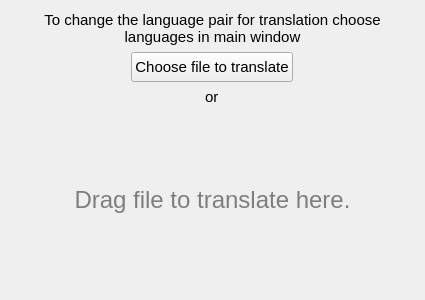
<?xml version="1.0" encoding="UTF-8"?>
<ui version="4.0">
 <class>FileDialog</class>
 <widget class="QWidget" name="FileDialog">
  <property name="geometry">
   <rect>
    <x>0</x>
    <y>0</y>
    <width>425</width>
    <height>300</height>
   </rect>
  </property>
  <property name="sizePolicy">
   <sizepolicy hsizetype="Fixed" vsizetype="Fixed">
    <horstretch>0</horstretch>
    <verstretch>0</verstretch>
   </sizepolicy>
  </property>
  <property name="maximumSize">
   <size>
    <width>16777215</width>
    <height>16777215</height>
   </size>
  </property>
  <property name="windowTitle">
   <string>Document translation</string>
  </property>
  <property name="windowIcon">
   <iconset resource="application.qrc">
    <normaloff>:/images/Apertium_box_white_small.png</normaloff>:/images/Apertium_box_white_small.png</iconset>
  </property>
  <layout class="QVBoxLayout" name="verticalLayout">
   <item>
    <widget class="QLabel" name="label">
     <property name="sizePolicy">
      <sizepolicy hsizetype="Preferred" vsizetype="Fixed">
       <horstretch>0</horstretch>
       <verstretch>0</verstretch>
      </sizepolicy>
     </property>
     <property name="font">
      <font>
       <pointsize>11</pointsize>
      </font>
     </property>
     <property name="text">
      <string>To change the language pair for translation choose languages in main window</string>
     </property>
     <property name="alignment">
      <set>Qt::AlignCenter</set>
     </property>
     <property name="wordWrap">
      <bool>true</bool>
     </property>
    </widget>
   </item>
   <item alignment="Qt::AlignHCenter">
    <widget class="QPushButton" name="browseBtn">
     <property name="sizePolicy">
      <sizepolicy hsizetype="Expanding" vsizetype="Expanding">
       <horstretch>0</horstretch>
       <verstretch>0</verstretch>
      </sizepolicy>
     </property>
     <property name="minimumSize">
      <size>
       <width>0</width>
       <height>0</height>
      </size>
     </property>
     <property name="maximumSize">
      <size>
       <width>215</width>
       <height>30</height>
      </size>
     </property>
     <property name="font">
      <font>
       <pointsize>11</pointsize>
      </font>
     </property>
     <property name="text">
      <string>Choose file to translate</string>
     </property>
    </widget>
   </item>
   <item alignment="Qt::AlignHCenter">
    <widget class="QLabel" name="label_2">
     <property name="sizePolicy">
      <sizepolicy hsizetype="Preferred" vsizetype="Fixed">
       <horstretch>0</horstretch>
       <verstretch>0</verstretch>
      </sizepolicy>
     </property>
     <property name="font">
      <font>
       <pointsize>11</pointsize>
      </font>
     </property>
     <property name="text">
      <string>or</string>
     </property>
    </widget>
   </item>
   <item>
    <widget class="DragnDropWidget" name="DropWidget" native="true">
     <property name="autoFillBackground">
      <bool>true</bool>
     </property>
     <layout class="QVBoxLayout" name="verticalLayout_2">
      <item>
       <widget class="QLabel" name="label_3">
        <property name="font">
         <font>
          <pointsize>18</pointsize>
         </font>
        </property>
        <property name="acceptDrops">
         <bool>true</bool>
        </property>
        <property name="frameShape">
         <enum>QFrame::NoFrame</enum>
        </property>
        <property name="frameShadow">
         <enum>QFrame::Plain</enum>
        </property>
        <property name="text">
         <string>&lt;html&gt;&lt;head/&gt;&lt;body&gt;&lt;p&gt;&lt;span style=&quot; color:#7e7e7e;&quot;&gt;Drag file to translate here.&lt;/span&gt;&lt;/p&gt;&lt;/body&gt;&lt;/html&gt;</string>
        </property>
        <property name="scaledContents">
         <bool>false</bool>
        </property>
        <property name="alignment">
         <set>Qt::AlignCenter</set>
        </property>
        <property name="wordWrap">
         <bool>false</bool>
        </property>
       </widget>
      </item>
     </layout>
    </widget>
   </item>
  </layout>
 </widget>
 <customwidgets>
  <customwidget>
   <class>DragnDropWidget</class>
   <extends>QWidget</extends>
   <header location="global">dragndropwidget.h</header>
   <container>1</container>
  </customwidget>
 </customwidgets>
 <resources>
  <include location="application.qrc"/>
 </resources>
 <connections/>
</ui>
